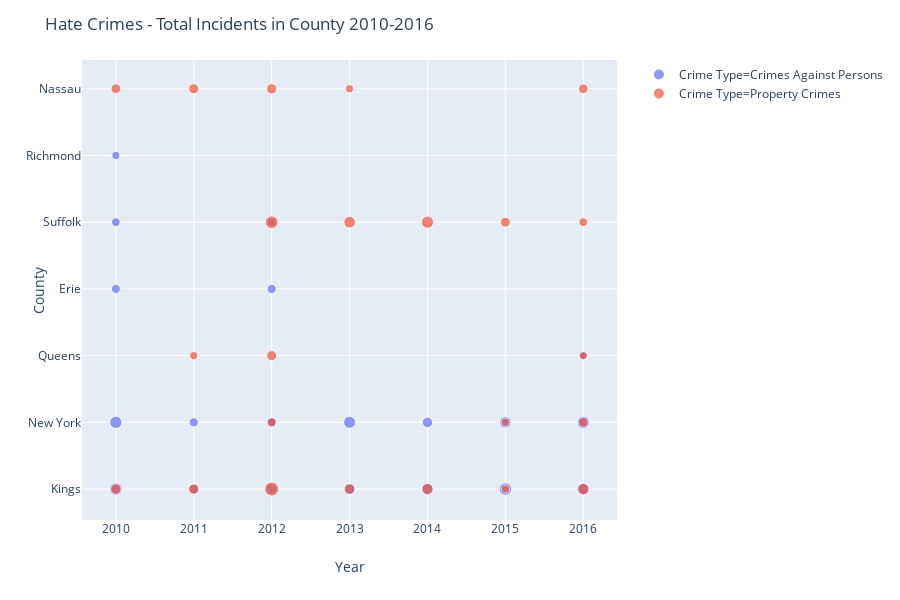

Notebook code for this chart:
### Code cell
#Chart 3 - Scatter chart

import plotly.express as px

sub_county = df.loc[lambda df: df['Total Incidents'] > 30, :]

fig3 = px.scatter(sub_county, x="Year", y="County", color="Crime Type",
                 size='Total Incidents')
fig3.update(layout_title_text='Hate Crimes - Total Incidents in County 2010-2016 ')
fig3.show()

### Figure 1 — Plotly figure (JSON) as saved in the notebook; plotly's stock layout.template omitted (floating-point values rounded to 4 significant figures)
{"data": [{"hoverlabel": {"namelength": 0}, "hovertemplate": "Crime Type=Crimes Against Persons<br>Year=%{x}<br>County=%{y}<br>Total Incidents=%{marker.size}", "legendgroup": "Crime Type=Crimes Against Persons", "marker": {"color": "#636efa", "size": [75, 79, 38, 78, 67, 72, 55, 68, 72, 42, 56, 54, 35, 53, 42, 41, 81, 75, 33, 38], "sizemode": "area", "sizeref": 0, "symbol": "circle"}, "mode": "markers", "name": "Crime Type=Crimes Against Persons", "showlegend": true, "type": "scatter", "x": [2016, 2016, 2016, 2015, 2015, 2014, 2014, 2013, 2013, 2012, 2012, 2012, 2012, 2011, 2011, 2010, 2010, 2010, 2010, 2010], "xaxis": "x", "y": ["Kings", "New York", "Queens", "Kings", "New York", "Kings", "New York", "Kings", "New York", "Erie", "Kings", "New York", "Suffolk", "Kings", "New York", "Erie", "Kings", "New York", "Richmond", "Suffolk"], "yaxis": "y"}, {"hoverlabel": {"namelength": 0}, "hovertemplate": "Crime Type=Property Crimes<br>Year=%{x}<br>County=%{y}<br>Total Incidents=%{marker.size}", "legendgroup": "Crime Type=Property Crimes", "marker": {"color": "#EF553B", "size": [64, 47, 48, 32, 38, 35, 35, 49, 62, 75, 55, 33, 68, 101, 53, 39, 51, 82, 53, 51, 33, 54, 48], "sizemode": "area", "sizeref": 0, "symbol": "circle"}, "mode": "markers", "name": "Crime Type=Property Crimes", "showlegend": true, "type": "scatter", "x": [2016, 2016, 2016, 2016, 2016, 2015, 2015, 2015, 2014, 2014, 2013, 2013, 2013, 2012, 2012, 2012, 2012, 2012, 2011, 2011, 2011, 2010, 2010], "xaxis": "x", "y": ["Kings", "Nassau", "New York", "Queens", "Suffolk", "Kings", "New York", "Suffolk", "Kings", "Suffolk", "Kings", "Nassau", "Suffolk", "Kings", "Nassau", "New York", "Queens", "Suffolk", "Kings", "Nassau", "Queens", "Kings", "Nassau"], "yaxis": "y"}], "layout": {"height": 600, "legend": {"itemsizing": "constant", "tracegroupgap": 0}, "margin": {"t": 60}, "title": {"text": "Hate Crimes - Total Incidents in County 2010-2016 "}, "xaxis": {"anchor": "y", "domain": [0, 0.98], "title": {"text": "Year"}}, "yaxis": {"anchor": "x", "domain": [0, 1], "title": {"text": "County"}}}}
